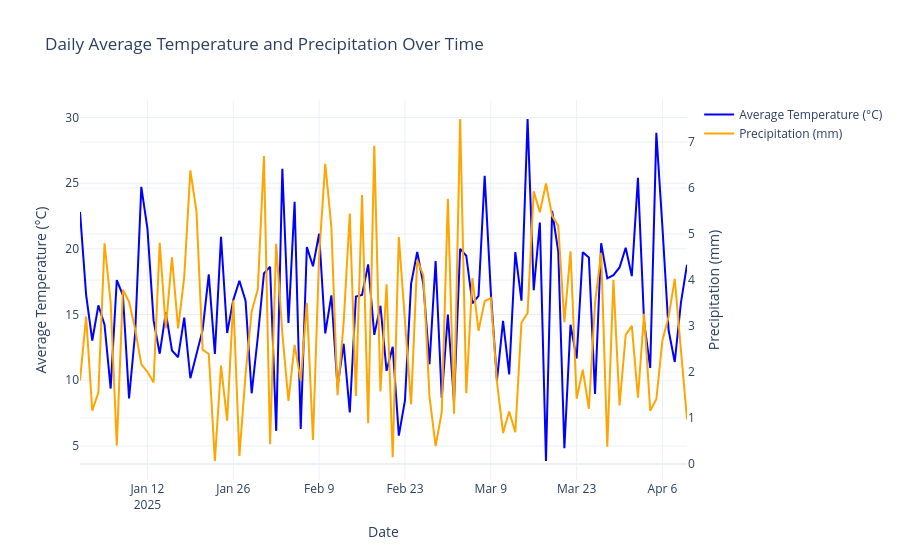
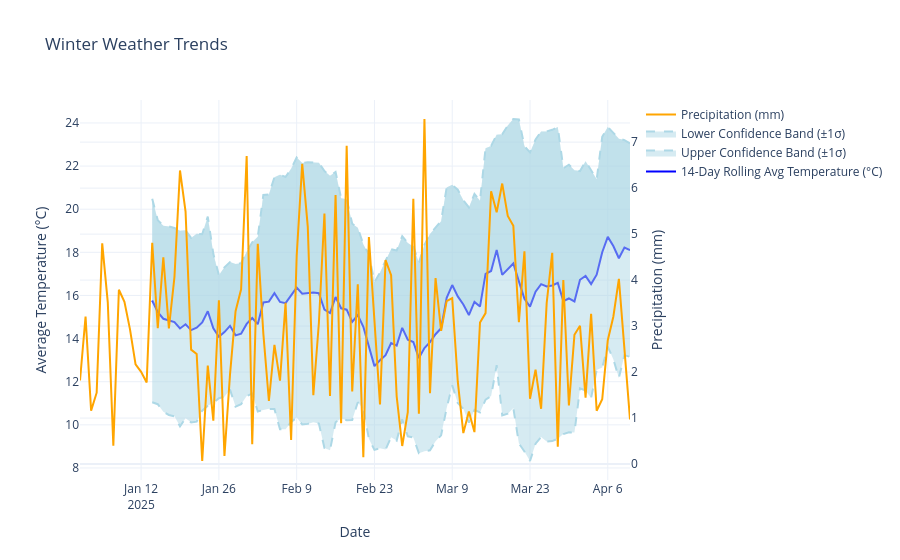

Source (notebook cell) for these figures, in order:
### Code cell
# Example 1: Daily Temperature & Precipitation
import pandas as pd
import numpy as np
from plot_agent.agent import PlotAgent


df = pd.DataFrame({
    "date": pd.date_range("2025-01-01", periods=100, freq="D"),
    "avg_temp": np.random.normal(15, 5, 100),
    "precip_mm": np.abs(np.random.normal(3, 2, 100))
})

# Initialize the agent
agent = PlotAgent()
agent.set_df(df)

# Create dual-axis line chart
response = agent.process_message(
    "Create a dual-axis line chart showing daily average temperature on the left y-axis and precipitation (mm) on the right y-axis over time."
)
fig = agent.get_figure()
fig.show()

# Interactively update the plot
response = agent.process_message(
    "Smooth the temperature line with a 14-day rolling average, add shaded confidence bands (±1σ), and title the chart 'Winter Weather Trends'."
)
fig = agent.get_figure()
fig.show()
